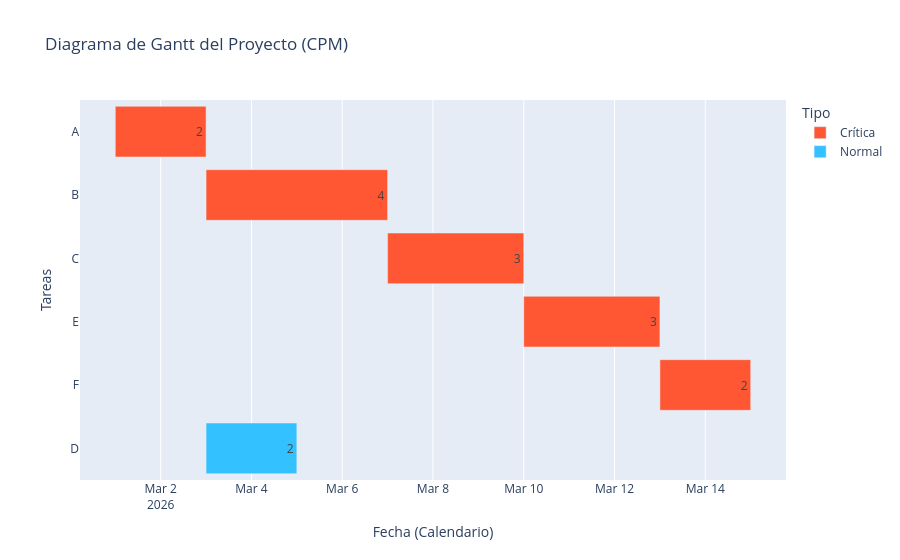

Notebook source saved alongside this figure:
### Markdown cell above
f) Genera un diagrama Gantt del proyecto. Para ello, importaremos la librería plotly.express y de la librería datetime utilizaremos datetime y timedelta.

### Code cell
import pandas as pd
import plotly.express as px
from datetime import datetime, timedelta

# 2. Definir una fecha de inicio del proyecto (ej. Hoy)
fecha_inicio_proyecto = datetime.now().replace(hour=0, minute=0, second=0, microsecond=0)

# 3. Preparar los datos para Plotly (Convertir a DataFrame con Fechas)
lista_tareas = []

for tarea, info in datos.items():
    # Calculamos fechas reales sumando los días (timedelta) a la fecha base
    inicio_real = fecha_inicio_proyecto + timedelta(days=info['IC'])
    fin_real = fecha_inicio_proyecto + timedelta(days=info['TC'])
    
    # Determinamos si es Crítica para el color
    tipo_ruta = "Crítica" if info['Holgura'] == 0 else "Normal"
    
    lista_tareas.append({
        'Tarea': tarea,
        'Inicio': inicio_real,
        'Fin': fin_real,
        'Duracion': info['dur'],
        'Holgura': info['Holgura'],
        'Tipo': tipo_ruta
    })

df_gantt = pd.DataFrame(lista_tareas)

# 4. Generar el Gráfico con Plotly Express
fig = px.timeline(
    df_gantt, 
    x_start="Inicio", 
    x_end="Fin", 
    y="Tarea",
    color="Tipo",  # Colorear según si es crítica o no
    title="Diagrama de Gantt del Proyecto (CPM)",
    hover_data=["Duracion", "Holgura"], # Datos extra al pasar el ratón
    color_discrete_map={"Crítica": "#FF5733", "Normal": "#33C1FF"}, # Rojo y Azul
    text="Duracion" # Muestra la duración dentro de la barra
)

# 5. Ajustes visuales para que "Quede bien"
fig.update_layout(
    xaxis_title="Fecha (Calendario)",
    yaxis_title="Tareas",
    showlegend=True,
    yaxis={'autorange': "reversed"} # IMPORTANTE: Invierte el eje Y para que 'A' salga arriba
)

# Ajustar la posición del texto dentro de las barras
fig.update_traces(textposition='inside')
fig.show()

### Figure 1 — Plotly figure (JSON) as saved in the notebook; plotly's stock layout.template omitted (floating-point values rounded to 4 significant figures)
{"data": [{"base": ["2026-03-01T00:00:00.000000", "2026-03-03T00:00:00.000000", "2026-03-07T00:00:00.000000", "2026-03-10T00:00:00.000000", "2026-03-13T00:00:00.000000"], "customdata": [[2, 0], [4, 0], [3, 0], [3, 0], [2, 0]], "hovertemplate": "Tipo=Crítica<br>Inicio=%{base}<br>Fin=%{x}<br>Tarea=%{y}<br>Duracion=%{customdata[0]}<br>Holgura=%{customdata[1]}<extra></extra>", "legendgroup": "Crítica", "marker": {"color": "#FF5733", "pattern": {"shape": ""}}, "name": "Crítica", "orientation": "h", "showlegend": true, "text": [2.0, 4.0, 3.0, 3.0, 2.0], "textposition": "inside", "type": "bar", "x": [172800000, 345600000, 259200000, 259200000, 172800000], "xaxis": "x", "y": ["A", "B", "C", "E", "F"], "yaxis": "y"}, {"base": ["2026-03-03T00:00:00.000000"], "customdata": [[2, 5]], "hovertemplate": "Tipo=Normal<br>Inicio=%{base}<br>Fin=%{x}<br>Tarea=%{y}<br>Duracion=%{customdata[0]}<br>Holgura=%{customdata[1]}<extra></extra>", "legendgroup": "Normal", "marker": {"color": "#33C1FF", "pattern": {"shape": ""}}, "name": "Normal", "orientation": "h", "showlegend": true, "text": [2.0], "textposition": "inside", "type": "bar", "x": [172800000], "xaxis": "x", "y": ["D"], "yaxis": "y"}], "layout": {"barmode": "overlay", "legend": {"title": {"text": "Tipo"}, "tracegroupgap": 0}, "showlegend": true, "title": {"text": "Diagrama de Gantt del Proyecto (CPM)"}, "xaxis": {"anchor": "y", "domain": [0, 1], "title": {"text": "Fecha (Calendario)"}, "type": "date"}, "yaxis": {"anchor": "x", "autorange": "reversed", "domain": [0, 1], "title": {"text": "Tareas"}}}}
